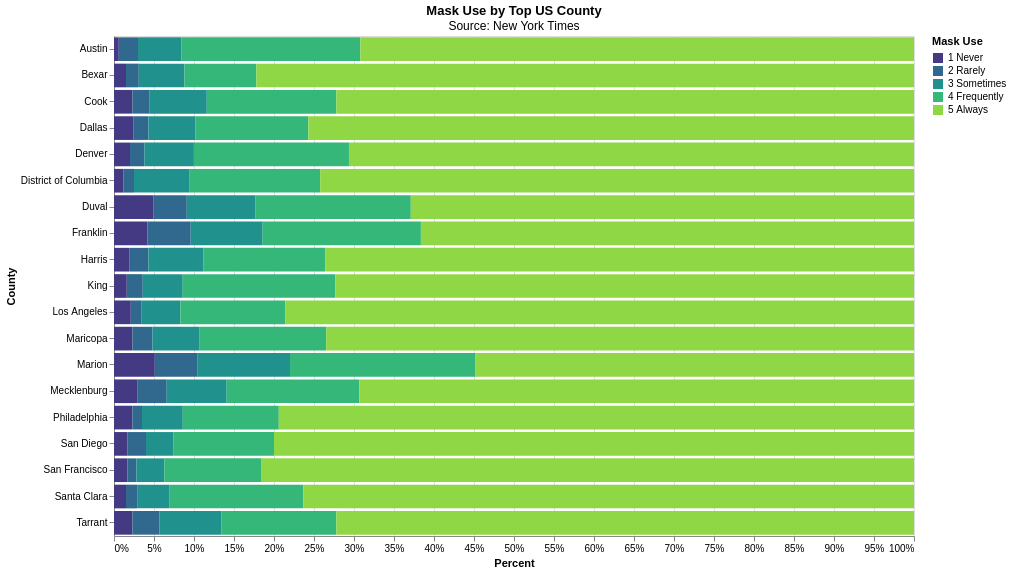

Vega-Lite specification for this chart:
### Vega-Lite specification from a JSON file in a GitHub repository (floating-point values rounded to 4 significant figures)
{"config": {"view": {"continuousWidth": 400, "continuousHeight": 300}}, "data": {"name": "data-66e2846928b91c0e5c426fe40a9690cc"}, "mark": "bar", "encoding": {"color": {"type": "ordinal", "field": "Mask Use", "scale": {"scheme": "viridis"}}, "tooltip": [{"type": "nominal", "field": "County"}, {"type": "nominal", "field": "State"}, {"type": "ordinal", "field": "Mask Use"}, {"type": "quantitative", "field": "Percent"}], "x": {"type": "quantitative", "field": "Percent", "stack": "normalize"}, "y": {"type": "nominal", "field": "County"}}, "height": 500, "title": {"text": "Mask Use by Top US County", "subtitle": "Source: New York Times"}, "width": 800, "$schema": "https://vega.github.io/schema/vega-lite/v4.8.1.json", "datasets": {"data-66e2846928b91c0e5c426fe40a9690cc": [{"County": "Maricopa", "State": "Arizona", "Mask Use": "1 Never", "Percent": 0.023}, {"County": "Los Angeles", "State": "California", "Mask Use": "1 Never", "Percent": 0.021}, {"County": "San Diego", "State": "California", "Mask Use": "1 Never", "Percent": 0.017}, {"County": "San Francisco", "State": "California", "Mask Use": "1 Never", "Percent": 0.017}, {"County": "Santa Clara", "State": "California", "Mask Use": "1 Never", "Percent": 0.015}, {"County": "Denver", "State": "Colorado", "Mask Use": "1 Never", "Percent": 0.02}, {"County": "District of Columbia", "State": "District of Columbia", "Mask Use": "1 Never", "Percent": 0.012}, {"County": "Duval", "State": "Florida", "Mask Use": "1 Never", "Percent": 0.049}, {"County": "Cook", "State": "Illinois", "Mask Use": "1 Never", "Percent": 0.023}, {"County": "Marion", "State": "Indiana", "Mask Use": "1 Never", "Percent": 0.051}, {"County": "Mecklenburg", "State": "North Carolina", "Mask Use": "1 Never", "Percent": 0.029}, {"County": "Franklin", "State": "Ohio", "Mask Use": "1 Never", "Percent": 0.042}, {"County": "Philadelphia", "State": "Pennsylvania", "Mask Use": "1 Never", "Percent": 0.023}, {"County": "Austin", "State": "Texas", "Mask Use": "1 Never", "Percent": 0.006}, {"County": "Bexar", "State": "Texas", "Mask Use": "1 Never", "Percent": 0.015}, {"County": "Dallas", "State": "Texas", "Mask Use": "1 Never", "Percent": 0.024}, {"County": "Harris", "State": "Texas", "Mask Use": "1 Never", "Percent": 0.019}, {"County": "Tarrant", "State": "Texas", "Mask Use": "1 Never", "Percent": 0.023}, {"County": "King", "State": "Washington", "Mask Use": "1 Never", "Percent": 0.016}, {"County": "Maricopa", "State": "Arizona", "Mask Use": "2 Rarely", "Percent": 0.025}, {"County": "Los Angeles", "State": "California", "Mask Use": "2 Rarely", "Percent": 0.013}, {"County": "San Diego", "State": "California", "Mask Use": "2 Rarely", "Percent": 0.023}, {"County": "San Francisco", "State": "California", "Mask Use": "2 Rarely", "Percent": 0.011}, {"County": "Santa Clara", "State": "California", "Mask Use": "2 Rarely", "Percent": 0.014}, {"County": "Denver", "State": "Colorado", "Mask Use": "2 Rarely", "Percent": 0.018}, {"County": "District of Columbia", "State": "District of Columbia", "Mask Use": "2 Rarely", "Percent": 0.013}, {"County": "Duval", "State": "Florida", "Mask Use": "2 Rarely", "Percent": 0.042}, {"County": "Cook", "State": "Illinois", "Mask Use": "2 Rarely", "Percent": 0.021}, {"County": "Marion", "State": "Indiana", "Mask Use": "2 Rarely", "Percent": 0.053}, {"County": "Mecklenburg", "State": "North Carolina", "Mask Use": "2 Rarely", "Percent": 0.037}, {"County": "Franklin", "State": "Ohio", "Mask Use": "2 Rarely", "Percent": 0.054}, {"County": "Philadelphia", "State": "Pennsylvania", "Mask Use": "2 Rarely", "Percent": 0.012}, {"County": "Austin", "State": "Texas", "Mask Use": "2 Rarely", "Percent": 0.024}, {"County": "Bexar", "State": "Texas", "Mask Use": "2 Rarely", "Percent": 0.016}, {"County": "Dallas", "State": "Texas", "Mask Use": "2 Rarely", "Percent": 0.019}, {"County": "Harris", "State": "Texas", "Mask Use": "2 Rarely", "Percent": 0.024}, {"County": "Tarrant", "State": "Texas", "Mask Use": "2 Rarely", "Percent": 0.034}, {"County": "King", "State": "Washington", "Mask Use": "2 Rarely", "Percent": 0.02}, {"County": "Maricopa", "State": "Arizona", "Mask Use": "3 Sometimes", "Percent": 0.059}, {"County": "Los Angeles", "State": "California", "Mask Use": "3 Sometimes", "Percent": 0.049}, {"County": "San Diego", "State": "California", "Mask Use": "3 Sometimes", "Percent": 0.034}, {"County": "San Francisco", "State": "California", "Mask Use": "3 Sometimes", "Percent": 0.035}, {"County": "Santa Clara", "State": "California", "Mask Use": "3 Sometimes", "Percent": 0.04}, {"County": "Denver", "State": "Colorado", "Mask Use": "3 Sometimes", "Percent": 0.062}, {"County": "District of Columbia", "State": "District of Columbia", "Mask Use": "3 Sometimes", "Percent": 0.069}, {"County": "Duval", "State": "Florida", "Mask Use": "3 Sometimes", "Percent": 0.086}, {"County": "Cook", "State": "Illinois", "Mask Use": "3 Sometimes", "Percent": 0.072}, {"County": "Marion", "State": "Indiana", "Mask Use": "3 Sometimes", "Percent": 0.116}, {"County": "Mecklenburg", "State": "North Carolina", "Mask Use": "3 Sometimes", "Percent": 0.075}, {"County": "Franklin", "State": "Ohio", "Mask Use": "3 Sometimes", "Percent": 0.09}, {"County": "Philadelphia", "State": "Pennsylvania", "Mask Use": "3 Sometimes", "Percent": 0.051}, {"County": "Austin", "State": "Texas", "Mask Use": "3 Sometimes", "Percent": 0.054}, {"County": "Bexar", "State": "Texas", "Mask Use": "3 Sometimes", "Percent": 0.057}, {"County": "Dallas", "State": "Texas", "Mask Use": "3 Sometimes", "Percent": 0.059}, {"County": "Harris", "State": "Texas", "Mask Use": "3 Sometimes", "Percent": 0.069}, {"County": "Tarrant", "State": "Texas", "Mask Use": "3 Sometimes", "Percent": 0.077}, {"County": "King", "State": "Washington", "Mask Use": "3 Sometimes", "Percent": 0.05}, {"County": "Maricopa", "State": "Arizona", "Mask Use": "4 Frequently", "Percent": 0.158}, {"County": "Los Angeles", "State": "California", "Mask Use": "4 Frequently", "Percent": 0.131}, {"County": "San Diego", "State": "California", "Mask Use": "4 Frequently", "Percent": 0.126}, {"County": "San Francisco", "State": "California", "Mask Use": "4 Frequently", "Percent": 0.121}, {"County": "Santa Clara", "State": "California", "Mask Use": "4 Frequently", "Percent": 0.168}, {"County": "Denver", "State": "Colorado", "Mask Use": "4 Frequently", "Percent": 0.194}, {"County": "District of Columbia", "State": "District of Columbia", "Mask Use": "4 Frequently", "Percent": 0.164}, {"County": "Duval", "State": "Florida", "Mask Use": "4 Frequently", "Percent": 0.194}, {"County": "Cook", "State": "Illinois", "Mask Use": "4 Frequently", "Percent": 0.162}, {"County": "Marion", "State": "Indiana", "Mask Use": "4 Frequently", "Percent": 0.232}, {"County": "Mecklenburg", "State": "North Carolina", "Mask Use": "4 Frequently", "Percent": 0.166}, {"County": "Franklin", "State": "Ohio", "Mask Use": "4 Frequently", "Percent": 0.198}, {"County": "Philadelphia", "State": "Pennsylvania", "Mask Use": "4 Frequently", "Percent": 0.12}, {"County": "Austin", "State": "Texas", "Mask Use": "4 Frequently", "Percent": 0.224}, {"County": "Bexar", "State": "Texas", "Mask Use": "4 Frequently", "Percent": 0.09}, {"County": "Dallas", "State": "Texas", "Mask Use": "4 Frequently", "Percent": 0.141}, {"County": "Harris", "State": "Texas", "Mask Use": "4 Frequently", "Percent": 0.152}, {"County": "Tarrant", "State": "Texas", "Mask Use": "4 Frequently", "Percent": 0.144}, {"County": "King", "State": "Washington", "Mask Use": "4 Frequently", "Percent": 0.191}, {"County": "Maricopa", "State": "Arizona", "Mask Use": "5 Always", "Percent": 0.734}, {"County": "Los Angeles", "State": "California", "Mask Use": "5 Always", "Percent": 0.786}, {"County": "San Diego", "State": "California", "Mask Use": "5 Always", "Percent": 0.8}, {"County": "San Francisco", "State": "California", "Mask Use": "5 Always", "Percent": 0.817}, {"County": "Santa Clara", "State": "California", "Mask Use": "5 Always", "Percent": 0.764}, {"County": "Denver", "State": "Colorado", "Mask Use": "5 Always", "Percent": 0.707}, {"County": "District of Columbia", "State": "District of Columbia", "Mask Use": "5 Always", "Percent": 0.743}, {"County": "Duval", "State": "Florida", "Mask Use": "5 Always", "Percent": 0.629}, {"County": "Cook", "State": "Illinois", "Mask Use": "5 Always", "Percent": 0.722}, {"County": "Marion", "State": "Indiana", "Mask Use": "5 Always", "Percent": 0.548}, {"County": "Mecklenburg", "State": "North Carolina", "Mask Use": "5 Always", "Percent": 0.694}, {"County": "Franklin", "State": "Ohio", "Mask Use": "5 Always", "Percent": 0.617}, {"County": "Philadelphia", "State": "Pennsylvania", "Mask Use": "5 Always", "Percent": 0.794}, {"County": "Austin", "State": "Texas", "Mask Use": "5 Always", "Percent": 0.692}, {"County": "Bexar", "State": "Texas", "Mask Use": "5 Always", "Percent": 0.822}, {"County": "Dallas", "State": "Texas", "Mask Use": "5 Always", "Percent": 0.757}, {"County": "Harris", "State": "Texas", "Mask Use": "5 Always", "Percent": 0.736}, {"County": "Tarrant", "State": "Texas", "Mask Use": "5 Always", "Percent": 0.722}, {"County": "King", "State": "Washington", "Mask Use": "5 Always", "Percent": 0.724}]}}
